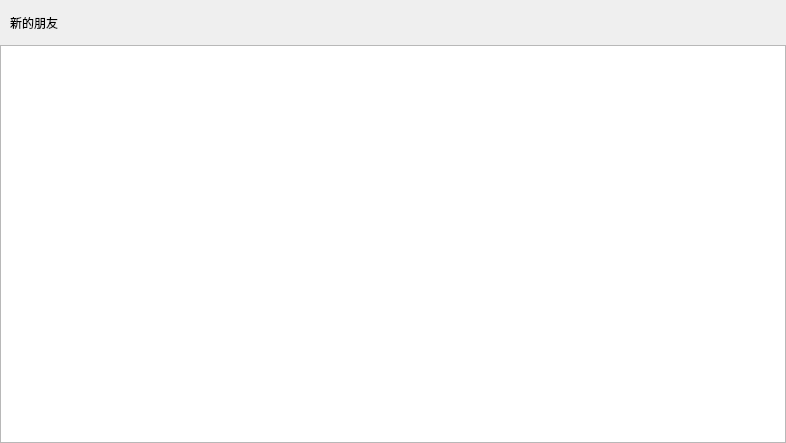
<?xml version="1.0" encoding="UTF-8"?>
<ui version="4.0">
 <class>applyFriendPage</class>
 <widget class="QWidget" name="applyFriendPage">
  <property name="geometry">
   <rect>
    <x>0</x>
    <y>0</y>
    <width>786</width>
    <height>443</height>
   </rect>
  </property>
  <property name="windowTitle">
   <string>Form</string>
  </property>
  <layout class="QVBoxLayout" name="verticalLayout">
   <property name="spacing">
    <number>0</number>
   </property>
   <property name="leftMargin">
    <number>0</number>
   </property>
   <property name="topMargin">
    <number>0</number>
   </property>
   <property name="rightMargin">
    <number>0</number>
   </property>
   <property name="bottomMargin">
    <number>0</number>
   </property>
   <item>
    <widget class="QWidget" name="friend_apply_wid" native="true">
     <layout class="QHBoxLayout" name="horizontalLayout">
      <property name="spacing">
       <number>0</number>
      </property>
      <property name="leftMargin">
       <number>0</number>
      </property>
      <property name="topMargin">
       <number>0</number>
      </property>
      <property name="rightMargin">
       <number>0</number>
      </property>
      <property name="bottomMargin">
       <number>0</number>
      </property>
      <item>
       <spacer name="horizontalSpacer_2">
        <property name="orientation">
         <enum>Qt::Orientation::Horizontal</enum>
        </property>
        <property name="sizeType">
         <enum>QSizePolicy::Policy::Fixed</enum>
        </property>
        <property name="sizeHint" stdset="0">
         <size>
          <width>10</width>
          <height>20</height>
         </size>
        </property>
       </spacer>
      </item>
      <item>
       <widget class="QLabel" name="friend_apply_lb">
        <property name="minimumSize">
         <size>
          <width>70</width>
          <height>45</height>
         </size>
        </property>
        <property name="maximumSize">
         <size>
          <width>70</width>
          <height>45</height>
         </size>
        </property>
        <property name="text">
         <string>新的朋友</string>
        </property>
       </widget>
      </item>
      <item>
       <spacer name="horizontalSpacer">
        <property name="orientation">
         <enum>Qt::Orientation::Horizontal</enum>
        </property>
        <property name="sizeHint" stdset="0">
         <size>
          <width>728</width>
          <height>20</height>
         </size>
        </property>
       </spacer>
      </item>
     </layout>
    </widget>
   </item>
   <item>
    <widget class="QWidget" name="widget_2" native="true">
     <layout class="QVBoxLayout" name="verticalLayout_2">
      <property name="spacing">
       <number>0</number>
      </property>
      <property name="leftMargin">
       <number>0</number>
      </property>
      <property name="topMargin">
       <number>0</number>
      </property>
      <property name="rightMargin">
       <number>0</number>
      </property>
      <property name="bottomMargin">
       <number>0</number>
      </property>
      <item>
       <widget class="applyFriendList" name="apply_friend_list"/>
      </item>
     </layout>
    </widget>
   </item>
  </layout>
 </widget>
 <customwidgets>
  <customwidget>
   <class>applyFriendList</class>
   <extends>QListWidget</extends>
   <header location="global">applyfriendlist.h</header>
  </customwidget>
 </customwidgets>
 <resources/>
 <connections/>
</ui>
